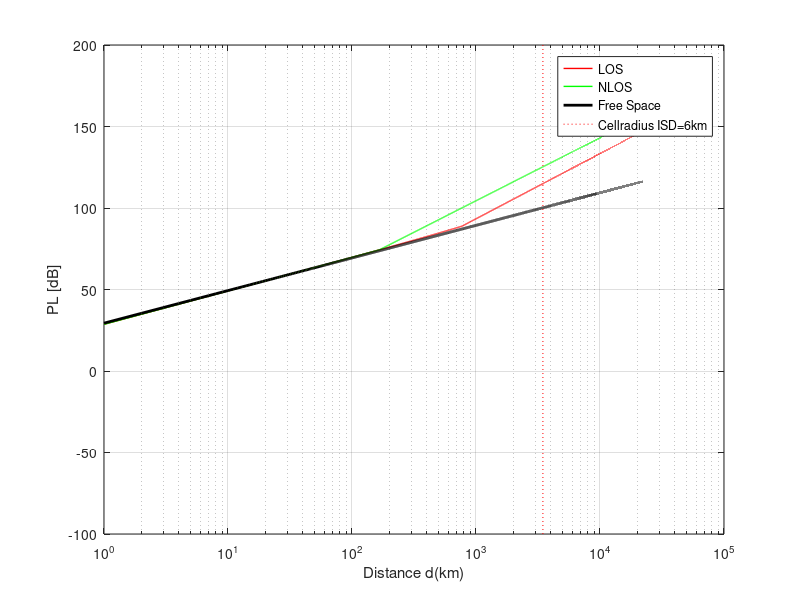
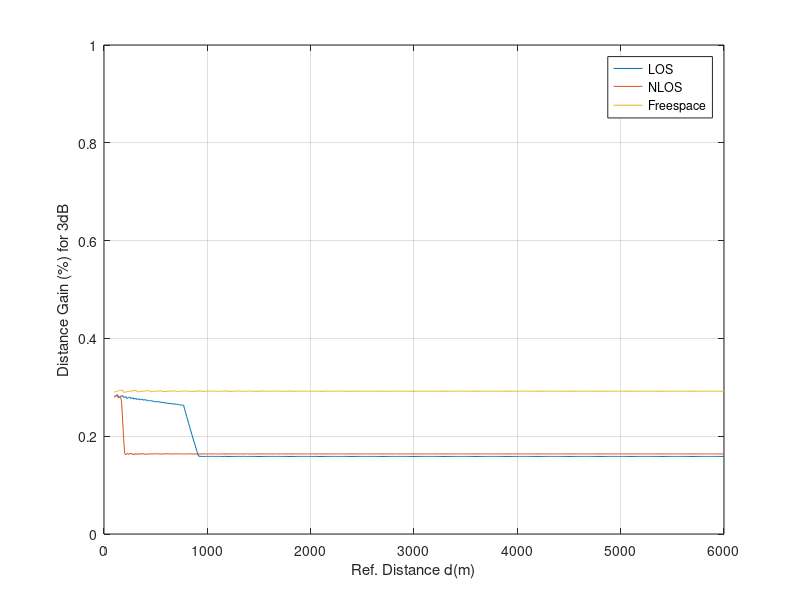

The MATLAB source for these figures, in order:
clear all
close all

drange=1:1:22000;
fGHz=0.700;



%%% Constants
rmaH=5; % Avg Building heights
hBS=35;
hUT=1.5; % UT height
C=3e8;
dBP=2*pi*hBS*hUT*fGHz*1e9/C;


C1 = min(0.03*(rmaH^ 1.72), 10);
C2 = min(0.044*(rmaH^ 1.72), 14.77);
C3 = 0.002 * log10(rmaH);
W=20;
%%% nlos constansts
C4=161.04-7.1*log10(W)+7.5*log10(rmaH);
C5=-(24.37-3.7*(rmaH/hBS)^2)*log10(hBS);
C6=(43.42-3.1*log10(hBS));
C7=20*log10(fGHz)-(3.2*(log10(11.75*hUT)^2)-4.97);

%%% Evalate P1
indx=1;
P1=[];
P2=[];
LOS=[];
NLOS=[];
NLOSeH=[];
NLOSeS=[];
NLOSeHS=[];
FreeSpace=[];


P1BP=20*log10(40*pi*dBP*fGHz/3)+C1*log10(dBP)-C2+C3*dBP;
for d=drange
    d3d=d;
    %% Freespace PL calculation
    FreeSpace(indx)= 20*log10(d) + 20*log10(fGHz)+32.45;
    
    
    %% LOS PL calculation
    P1(indx)=20*log10(40*pi*d3d*fGHz/3)+C1*log10(d3d)-C2+C3*d;    
    P2(indx)=P1BP+40*log10(d3d/dBP);
    if d<dBP
        LOS(indx)=P1(indx);
    else
        LOS(indx)=P2(indx);
    end

    %% NLOS PL calculation
    P3(indx)=C4+C5+C6*(log10(d3d)-3)+C7;
    

    NLOS(indx)=max(LOS(indx),P3(indx)-12); 
    indx=indx+1;
end
bpline=[dBP,-100;dBP,200];

figure;
olddrange=drange;
% drange=log10(drange/1000);

% semilogx(drange ,P1,'LineStyle','--','LineWidth',2)  % d Normalized to 1km
% hold all
% semilogx(drange,P2,'LineStyle','--','LineWidth',2)  % d Normalized to 1km
% semilogx(drange ,P3,'LineStyle','--','LineWidth',2)  % d Normalized to 1km

semilogx(drange ,LOS,'r','LineWidth',1)  % d Normalized to 1km
hold on;
semilogx(drange ,NLOS,'g','LineWidth',1)  % d Normalized to 1km
semilogx(drange ,FreeSpace,'k','LineWidth',2);
grid on;


ISD=6000;
R=ISD/sqrt(3);
celledge=[R,-100;R,200];
h=line(celledge(:,1),celledge(:,2));
set(h,'Color',[1,0,0],'LineStyle',':')
legend('LOS','NLOS','Free Space','Cellradius ISD=6km');
ylabel('PL [dB]')
xlabel('Distance d(km)')




deltad=[];
cnt=1;
rWindow=100:10:6000;
for r=rWindow
[v indx]=min(abs(drange-r));

pllos=LOS(indx)-3; % a 3dB gain
plnlos=NLOS(indx)-3;  % for a 3dB gain
plfspace=FreeSpace(indx)-3; % for a 3dB gain

[v dlosindx]=min(abs(LOS-pllos));
[v dnlosindx]=min(abs(NLOS-plnlos));
[v dFSindx]=min(abs(FreeSpace-plfspace));
deltad(cnt,:)=[drange(dlosindx)/r drange(dnlosindx)/r drange(dFSindx)/r];
cnt=cnt+1;
end



figure;
plot(rWindow,1-deltad);
legend 'LOS' 'NLOS' 'Freespace'
grid on;
ylim([0 1])
xlabel('Ref. Distance d(m)')
ylabel('Distance Gain (%) for 3dB')

